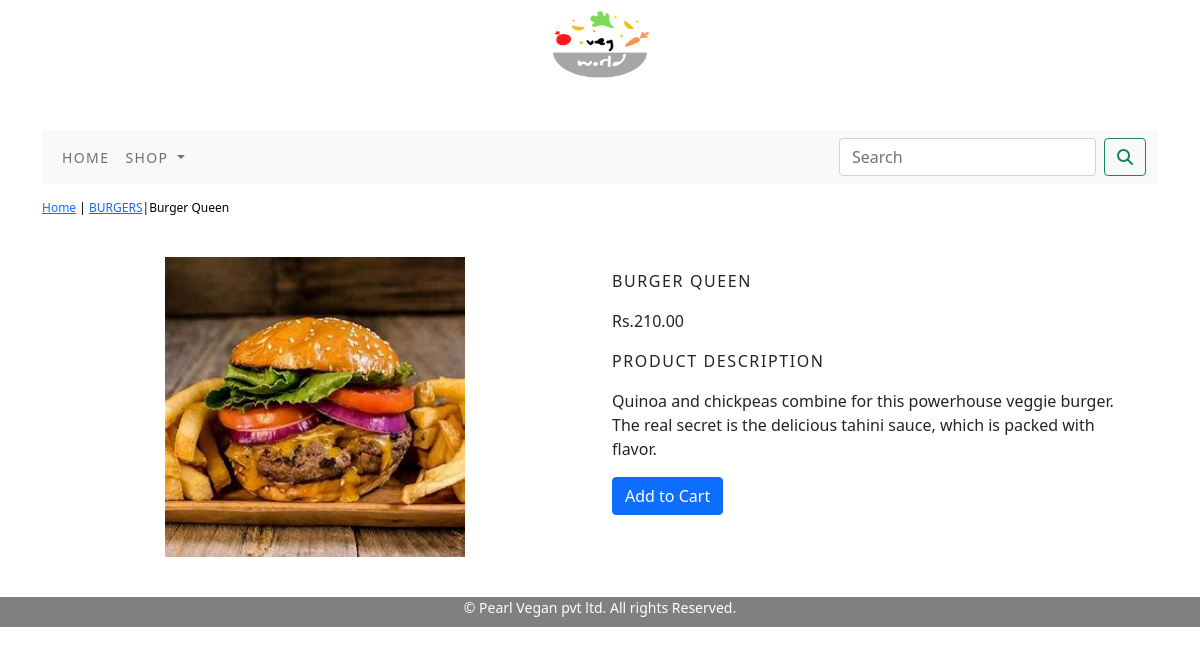
Page /shop/burgers/burger-queen/ on the committed database.
### shop/models.py (models this page shows, shortened)
class Product(models.Model):
    name = models.CharField(max_length=250, unique=True)
    slug = models.SlugField(max_length=250, unique=True)
    desc = models.TextField(blank=True)
    price = models.DecimalField(max_digits=10, decimal_places=2)
    category = models.ForeignKey(Category, on_delete=models.CASCADE)
    image = models.ImageField(upload_to='product/', blank=True, null=True)
    stock = models.IntegerField()
    available = models.BooleanField(default=True)
    created = models.DateTimeField(auto_now_add=True)
    updated = models.DateTimeField(auto_now=True)
    class Meta:
        ordering=('name',)
        verbose_name = 'product'
        verbose_name_plural = 'products'

class Category(models.Model):
    name=models.CharField(max_length=250, unique=True)
    slug=models.SlugField(max_length=250, unique=True)
    desc=models.TextField(blank=True)
    image=models.ImageField(upload_to='category/', blank=True, null=True)
    class Meta:
        ordering=('name',)
        verbose_name='category'
        verbose_name_plural='categories'
    def get_url(self):
        return reverse('shop:Prod_by_category', args=[self.slug])
    def __str__(self):
        return '{}'.format(self.name)

### shop/views.py (the view)
# urls.py: path('<slug:c_slug>/<slug:product_slug>/', views.prodetail, name='ProdCatDetail'),
def prodetail(request, c_slug, product_slug):
    try:
        product=Product.objects.get(category__slug=c_slug, slug=product_slug)
    except Exception as e:
        raise e
    return render(request, "product.html", {'product': product})

### cart/context_processors.py (called while the page is built)
def counter(request):
    item_count = 0
    if 'admin' in request.path:
        return {}
    else:
        try:
            cart = Cart.objects.filter(cart_id=_cart_id(request))
            cart_items = CartItem.objects.all().filter(cart=cart[:1])
            for cart_item in cart_items:
                item_count +=cart_item.quantity
        except Cart.DoesNotExist:
            item_count = 0
    return dict(item_count=item_count)

### cart/views.py (called while the page is built)
def _cart_id(request):
    cart = request.session.session_key
    if not cart:
        cart = request.session.create()
    return cart

### shop/context_processors.py (called while the page is built)
def menu_links(request):
    links=Category.objects.all()
    return dict(links=links)

### templates/product.html (shortened to what this page needs)
{% extends 'base.html' %}
{% load static %}
{% block content %}
<div class="row my_prod_row_class">
    <div class="mx_auto">
        <p><a href="{% url 'shop:AllProdCat'  %}">Home</a> | <a href="{{product.category.get_url}}">{{product.category}}</a>|{{product.name}}</p>
    </div>
<div class="container">
<br>
<div class="row">
    <div class="col-12 col-sm-12 col-md-12 col-lg-6 text-center">
        <div style="min-width:18rem;">
            <img src="{{product.image.url}}" alt="{{product.name}}" width="300px" height="300px">
        </div>
    </div>
    <div class="col-12 col-sm-12 col-md-12 col-lg-6">
            <div>
            <h1 class="my_prod_title">{{product.name}}</h1>
            <p>Rs.{{product.price}}</p>
            <p class="my_title">Product Description</p>
            <p class="text-justify my_prod_text">{{product.desc}}</p>
            {% if product.stock <= 0 %}
            <p class="text-justify my_prod_text"><b>Out of Stock</b></p>
            {% else %}
            <a class="btn btn-primary"   href="{% url 'cart:add_cart' product.id %}">Add to Cart</a>
            {% endif %}
    </div>
</div>
    </div>
</div>
</div>
{% endblock %}

### static/css/custom.css (style rules this page uses)
.my_title { font-size:10 px; text-transform: uppercase; letter-spacing: .1em; }
.my_prod_row_class { padding-top: 15px; padding-bottom: 20px; }
.my_prod_row_class .mx_auto { color: black; font-size: 12px; text-decoration: none; }
.my_prod_title { font-size: 16px; text-transform: uppercase; letter-spacing: .1em; padding-top: 15px; padding-bottom: 10px; }
.my_prod_text { padding-right:20px; }

### rows in the picture
Product: category "BURGERS", name "Burger Queen", image (picture), name "BURGER QUEEN", price "210.00", desc "Quinoa and chickpeas combine for this powerhouse veggie burger. The real secret is the delicious tahini sauce, which is packed with flavor."
